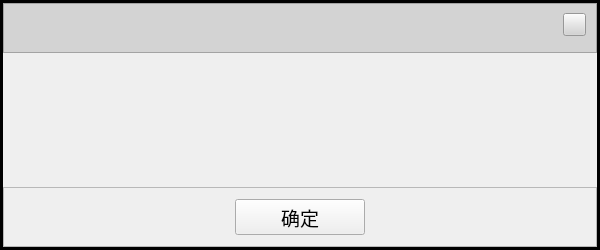
<?xml version="1.0" encoding="UTF-8"?>
<ui version="4.0">
 <class>ThemeMessageBox</class>
 <widget class="QWidget" name="ThemeMessageBox">
  <property name="geometry">
   <rect>
    <x>0</x>
    <y>0</y>
    <width>600</width>
    <height>250</height>
   </rect>
  </property>
  <property name="font">
   <font>
    <pointsize>12</pointsize>
   </font>
  </property>
  <property name="windowTitle">
   <string>ThemeMessageBox</string>
  </property>
  <property name="autoFillBackground">
   <bool>false</bool>
  </property>
  <property name="styleSheet">
   <string notr="true"/>
  </property>
  <layout class="QVBoxLayout" name="verticalLayout_3">
   <property name="spacing">
    <number>0</number>
   </property>
   <property name="leftMargin">
    <number>0</number>
   </property>
   <property name="topMargin">
    <number>0</number>
   </property>
   <property name="rightMargin">
    <number>0</number>
   </property>
   <property name="bottomMargin">
    <number>0</number>
   </property>
   <item>
    <widget class="QFrame" name="frame_4">
     <property name="frameShape">
      <enum>QFrame::Box</enum>
     </property>
     <property name="frameShadow">
      <enum>QFrame::Plain</enum>
     </property>
     <property name="lineWidth">
      <number>3</number>
     </property>
     <layout class="QVBoxLayout" name="verticalLayout">
      <property name="spacing">
       <number>0</number>
      </property>
      <property name="leftMargin">
       <number>0</number>
      </property>
      <property name="topMargin">
       <number>0</number>
      </property>
      <property name="rightMargin">
       <number>0</number>
      </property>
      <property name="bottomMargin">
       <number>0</number>
      </property>
      <item>
       <widget class="QFrame" name="frame_3">
        <property name="sizePolicy">
         <sizepolicy hsizetype="Preferred" vsizetype="Fixed">
          <horstretch>0</horstretch>
          <verstretch>0</verstretch>
         </sizepolicy>
        </property>
        <property name="minimumSize">
         <size>
          <width>0</width>
          <height>50</height>
         </size>
        </property>
        <property name="maximumSize">
         <size>
          <width>16777215</width>
          <height>50</height>
         </size>
        </property>
        <property name="styleSheet">
         <string notr="true">background-color: rgb(211, 211, 211);</string>
        </property>
        <property name="frameShape">
         <enum>QFrame::StyledPanel</enum>
        </property>
        <property name="frameShadow">
         <enum>QFrame::Raised</enum>
        </property>
        <widget class="QLabel" name="titleTextLable">
         <property name="geometry">
          <rect>
           <x>10</x>
           <y>5</y>
           <width>500</width>
           <height>39</height>
          </rect>
         </property>
         <property name="sizePolicy">
          <sizepolicy hsizetype="Preferred" vsizetype="Fixed">
           <horstretch>0</horstretch>
           <verstretch>0</verstretch>
          </sizepolicy>
         </property>
         <property name="minimumSize">
          <size>
           <width>500</width>
           <height>39</height>
          </size>
         </property>
         <property name="maximumSize">
          <size>
           <width>500</width>
           <height>40</height>
          </size>
         </property>
         <property name="font">
          <font>
           <pointsize>14</pointsize>
           <italic>false</italic>
          </font>
         </property>
         <property name="styleSheet">
          <string notr="true">color: rgb(65, 105, 225);</string>
         </property>
         <property name="text">
          <string/>
         </property>
        </widget>
        <widget class="QPushButton" name="closeButton">
         <property name="geometry">
          <rect>
           <x>560</x>
           <y>10</y>
           <width>23</width>
           <height>23</height>
          </rect>
         </property>
         <property name="sizePolicy">
          <sizepolicy hsizetype="Fixed" vsizetype="Fixed">
           <horstretch>0</horstretch>
           <verstretch>0</verstretch>
          </sizepolicy>
         </property>
         <property name="minimumSize">
          <size>
           <width>23</width>
           <height>23</height>
          </size>
         </property>
         <property name="maximumSize">
          <size>
           <width>23</width>
           <height>23</height>
          </size>
         </property>
         <property name="focusPolicy">
          <enum>Qt::NoFocus</enum>
         </property>
         <property name="toolTip">
          <string extracomment="关闭">&lt;html&gt;&lt;head/&gt;&lt;body&gt;&lt;p&gt;&lt;span style=&quot; font-size:12pt;&quot;&gt;关闭窗口&lt;/span&gt;&lt;/p&gt;&lt;/body&gt;&lt;/html&gt;</string>
         </property>
         <property name="layoutDirection">
          <enum>Qt::RightToLeft</enum>
         </property>
         <property name="styleSheet">
          <string notr="true">QPushButton {border-image: url(:/StarLightStation/icon/close.png)}
QPushButton:pressed {border-image: url(:/StarLightStation/icon/close-.png)}
QPushButton:hover {border-image: url(:/StarLightStation/icon/close-m.png)}</string>
         </property>
         <property name="text">
          <string/>
         </property>
        </widget>
       </widget>
      </item>
      <item>
       <widget class="QFrame" name="frame">
        <property name="font">
         <font>
          <underline>false</underline>
         </font>
        </property>
        <property name="frameShape">
         <enum>QFrame::NoFrame</enum>
        </property>
        <property name="frameShadow">
         <enum>QFrame::Raised</enum>
        </property>
        <layout class="QVBoxLayout" name="verticalLayout_2">
         <item>
          <widget class="QLabel" name="messageTextLable">
           <property name="font">
            <font>
             <pointsize>12</pointsize>
            </font>
           </property>
           <property name="text">
            <string/>
           </property>
           <property name="margin">
            <number>10</number>
           </property>
          </widget>
         </item>
        </layout>
       </widget>
      </item>
      <item>
       <widget class="QFrame" name="frame_2">
        <property name="minimumSize">
         <size>
          <width>0</width>
          <height>60</height>
         </size>
        </property>
        <property name="maximumSize">
         <size>
          <width>16777215</width>
          <height>60</height>
         </size>
        </property>
        <property name="frameShape">
         <enum>QFrame::StyledPanel</enum>
        </property>
        <property name="frameShadow">
         <enum>QFrame::Raised</enum>
        </property>
        <layout class="QGridLayout" name="gridLayout">
         <item row="0" column="0">
          <widget class="ThemePushButton" name="okButton">
           <property name="minimumSize">
            <size>
             <width>120</width>
             <height>35</height>
            </size>
           </property>
           <property name="maximumSize">
            <size>
             <width>130</width>
             <height>40</height>
            </size>
           </property>
           <property name="font">
            <font>
             <pointsize>14</pointsize>
            </font>
           </property>
           <property name="toolTip">
            <string>&lt;html&gt;&lt;head/&gt;&lt;body&gt;&lt;p&gt;&lt;span style=&quot; font-size:12pt;&quot;&gt;确定并关闭窗口&lt;/span&gt;&lt;/p&gt;&lt;/body&gt;&lt;/html&gt;</string>
           </property>
           <property name="text">
            <string>确定</string>
           </property>
          </widget>
         </item>
        </layout>
       </widget>
      </item>
     </layout>
    </widget>
   </item>
  </layout>
 </widget>
 <layoutdefault spacing="6" margin="11"/>
 <customwidgets>
  <customwidget>
   <class>ThemePushButton</class>
   <extends>QPushButton</extends>
   <header>themepushbutton.h</header>
  </customwidget>
 </customwidgets>
 <resources>
  <include location="StarLightStation.qrc"/>
 </resources>
 <connections>
  <connection>
   <sender>closeButton</sender>
   <signal>clicked()</signal>
   <receiver>ThemeMessageBox</receiver>
   <slot>close()</slot>
   <hints>
    <hint type="sourcelabel">
     <x>581</x>
     <y>21</y>
    </hint>
    <hint type="destinationlabel">
     <x>299</x>
     <y>124</y>
    </hint>
   </hints>
  </connection>
  <connection>
   <sender>okButton</sender>
   <signal>clicked()</signal>
   <receiver>ThemeMessageBox</receiver>
   <slot>close()</slot>
   <hints>
    <hint type="sourcelabel">
     <x>299</x>
     <y>219</y>
    </hint>
    <hint type="destinationlabel">
     <x>299</x>
     <y>124</y>
    </hint>
   </hints>
  </connection>
 </connections>
</ui>
